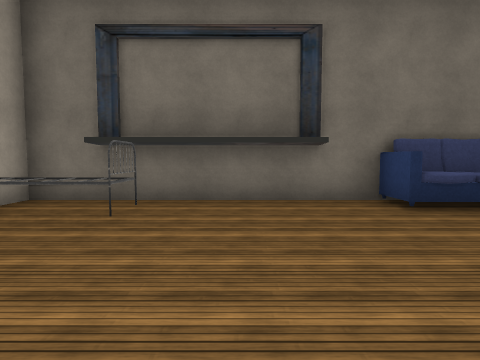
[1] (above)

15 first-person views from a walk through a 3-D level made in the Unity game engine. The camera is 1.5 m above the floor, tilts 4° down and sees 75° across. Doors are open. The floor is counted in squares, 2 m on a side. Each view is taken from the middle of a square. On the plan, view 1 faces up. The plan holds only what a view shows up to about 10 squares ahead; the rest is blank. The place goes on beyond the plan. The player is left out. Some animated figures are not drawn. Some surface patterns are stand-ins.

[2]
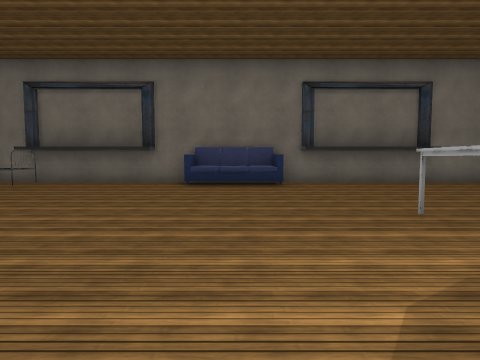

[3]
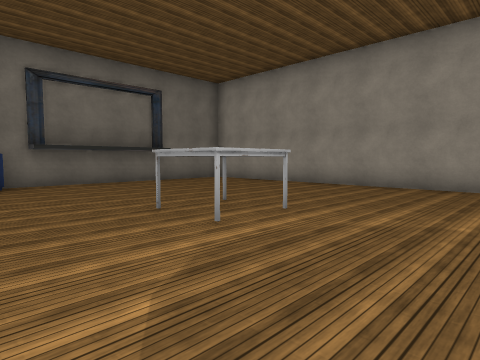

[4]
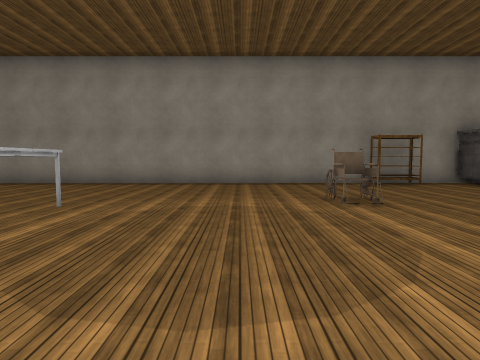

[5]
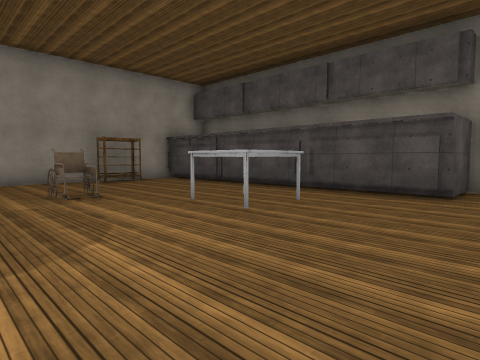

[6]
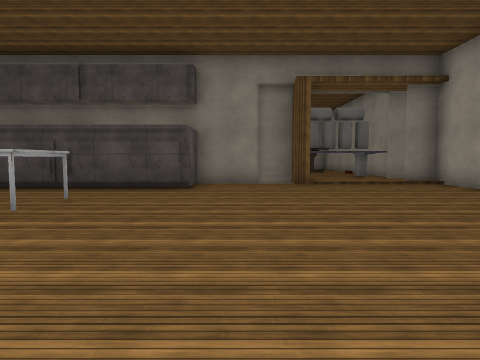

[7]
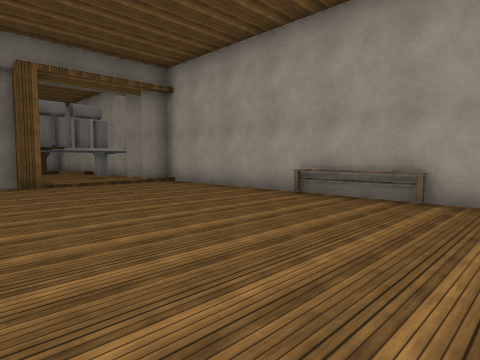

[8]
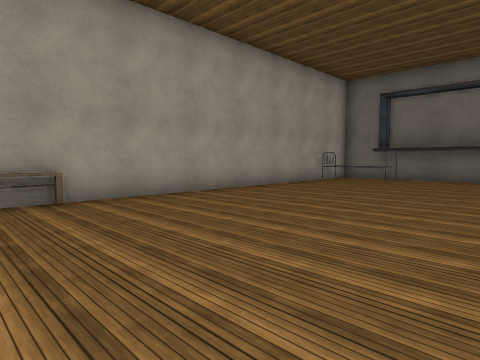

[9]
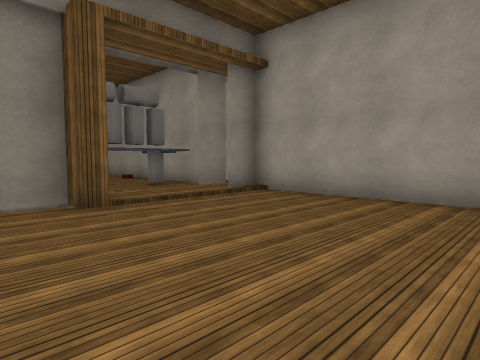

[10]
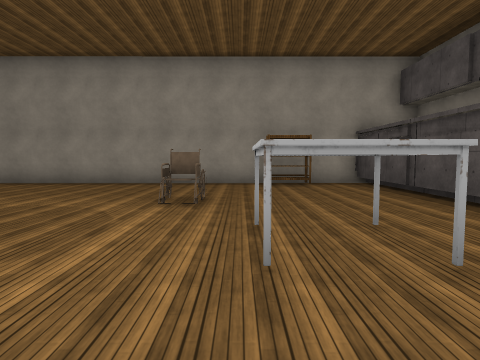

[11]
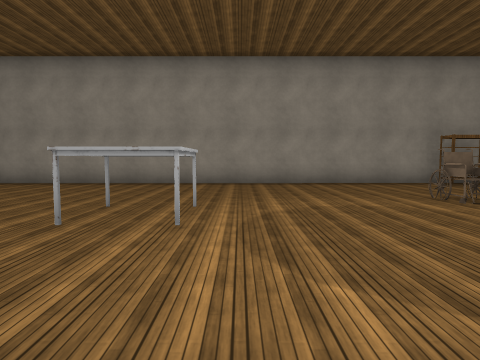

[12]
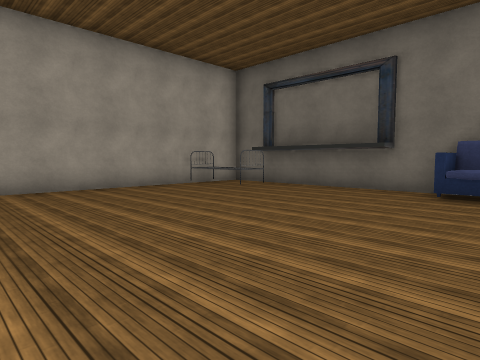

[13]
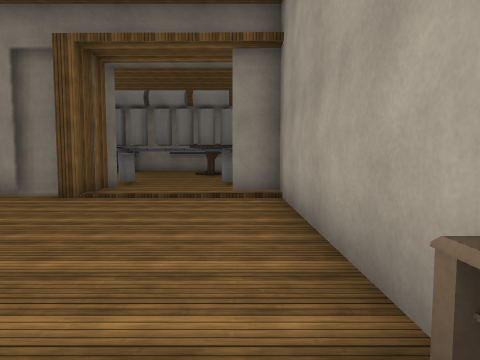

[14]
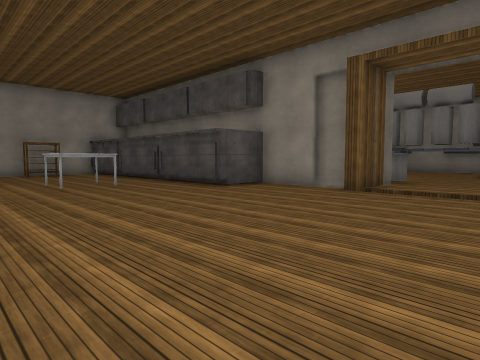

[15]
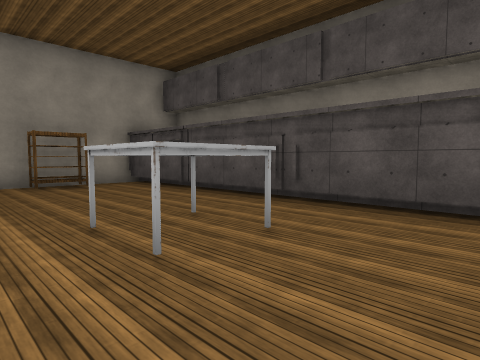

### Floor plan
Points are (right, up) in squares from view 1. A wall is a line through its corners. A room is listed if a view was taken in it or the views show most of it. See-through windows are left out.
Room 1 (views 1, 2, 3, 4, 5, 6, 7, 8, 9, 10, 11, 12, 13, 14, 15)
walls: (-3.8, -6.4) (-3.8, -12.2) (-2.8, -12.2); (2.6, 5.6) (-3.8, 5.6) (-3.8, -4.6); (12.4, -7.2) (12.4, 5.3); (1.4, -12.2) (3.3, -12.2) (3.3, -10.5) (12.4, -10.5); (0, -13.2) (0, -11.9) (0.4, -11.9) (0.4, -12.5) (1.8, -12.5); (11.4, 5.6) (5.3, 5.6); (12.4, -10.8) (12.4, -9.6); (-3.9, -13.3) (-2.9, -13.3); (-3.8, -14.5) (-3.8, -15.4)
low walls: (3.5, -10.8) (9.4, -10.8); (9.5, -10.8) (10.4, -10.8); (10.5, -10.8) (11.4, -10.8); (11.5, -10.8) (12.4, -10.8); (-3.9, -11.9) (-2.5, -11.9)
objects: other object (-4, -6) to (-4, -5); cylinder (-3, -15); bed (-3, 4) to (-2, 4); sofa (3, 5) to (5, 5); table (5, -8) to (6, -7); table (6, -1) to (7, 0); other object (8, -6) to (9, -6); shelf (12, -9) to (12, -8)

Positions as (right, up) in squares from view 1, and headings:
1: (0, 0), facing up
2: (4, -4), facing up
3: (4, -4), facing up-right
4: (3, -4), facing right
5: (2, -4), facing down-right
6: (2, -3), facing down
7: (2, -3), facing down-left
8: (2, -6), facing up-left
9: (2, -7), facing down-left
10: (3, -7), facing right
11: (3, -2), facing right
12: (4, -2), facing up-left
13: (-3, -6), facing down
14: (-3, -5), facing down-right
15: (3, -6), facing down-right
